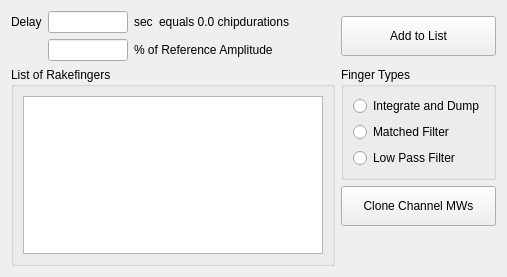
            <widget class="QWidget" name="tab_receiver_filter_rake_receiver">
             <attribute name="title">
              <string>Rake Receiver</string>
             </attribute>
             <layout class="QGridLayout" name="gridLayout_29">
              <item row="1" column="2" colspan="3">
               <widget class="QLabel" name="label_36">
                <property name="text">
                 <string>% of Reference Amplitude</string>
                </property>
               </widget>
              </item>
              <item row="0" column="3">
               <widget class="QLabel" name="label_39">
                <property name="text">
                 <string>equals 0.0 chipdurations</string>
                </property>
               </widget>
              </item>
              <item row="4" column="0" colspan="5">
               <widget class="QGroupBox" name="groupBox_19">
                <property name="enabled">
                 <bool>true</bool>
                </property>
                <property name="title">
                 <string>List of Rakefingers</string>
                </property>
                <layout class="QGridLayout" name="gridLayout_30">
                 <item row="0" column="0">
                  <widget class="QListWidget" name="listWidget_receiver_filter_rake_receiver_rakefingers">
                   <property name="sizePolicy">
                    <sizepolicy hsizetype="Expanding" vsizetype="Ignored">
                     <horstretch>0</horstretch>
                     <verstretch>0</verstretch>
                    </sizepolicy>
                   </property>
                   <property name="minimumSize">
                    <size>
                     <width>0</width>
                     <height>100</height>
                    </size>
                   </property>
                  </widget>
                 </item>
                </layout>
               </widget>
              </item>
              <item row="0" column="1">
               <widget class="QLineEdit" name="lineEdit_receiver_filter_rake_receiver_delay">
                <property name="minimumSize">
                 <size>
                  <width>60</width>
                  <height>0</height>
                 </size>
                </property>
                <property name="maximumSize">
                 <size>
                  <width>80</width>
                  <height>16777215</height>
                 </size>
                </property>
               </widget>
              </item>
              <item row="0" column="0">
               <widget class="QLabel" name="label_34">
                <property name="text">
                 <string>Delay</string>
                </property>
               </widget>
              </item>
              <item row="0" column="2">
               <widget class="QLabel" name="label_35">
                <property name="text">
                 <string>sec</string>
                </property>
               </widget>
              </item>
              <item row="0" column="5" rowspan="2">
               <widget class="QPushButton" name="pushButton_receiver_filter_rake_receiver_addtolist">
                <property name="minimumSize">
                 <size>
                  <width>0</width>
                  <height>40</height>
                 </size>
                </property>
                <property name="text">
                 <string>Add to List</string>
                </property>
               </widget>
              </item>
              <item row="1" column="1">
               <widget class="QLineEdit" name="lineEdit_receiver_filter_rake_receiver_procent">
                <property name="minimumSize">
                 <size>
                  <width>60</width>
                  <height>0</height>
                 </size>
                </property>
                <property name="maximumSize">
                 <size>
                  <width>80</width>
                  <height>16777215</height>
                 </size>
                </property>
               </widget>
              </item>
              <item row="4" column="5">
               <layout class="QVBoxLayout" name="verticalLayout_5">
                <item>
                 <widget class="QGroupBox" name="groupBox_20">
                  <property name="title">
                   <string>Finger Types</string>
                  </property>
                  <layout class="QGridLayout" name="gridLayout_31">
                   <item row="1" column="0">
                    <widget class="QRadioButton" name="radioButton_receiver_filter_rake_receiver_integrateanddump">
                     <property name="text">
                      <string>Integrate and Dump</string>
                     </property>
                    </widget>
                   </item>
                   <item row="2" column="0">
                    <widget class="QRadioButton" name="radioButton_receiver_filter_rake_receiver_matchedfilter">
                     <property name="text">
                      <string>Matched Filter</string>
                     </property>
                    </widget>
                   </item>
                   <item row="3" column="0">
                    <widget class="QRadioButton" name="radioButton_receiver_filter_rake_receiver_lowpassfilter">
                     <property name="text">
                      <string>Low Pass Filter</string>
                     </property>
                    </widget>
                   </item>
                  </layout>
                 </widget>
                </item>
                <item>
                 <widget class="QPushButton" name="pushButton_receiver_filter_rake_receiver_clone">
                  <property name="minimumSize">
                   <size>
                    <width>0</width>
                    <height>40</height>
                   </size>
                  </property>
                  <property name="text">
                   <string>Clone Channel MWs</string>
                  </property>
                 </widget>
                </item>
                <item>
                 <spacer name="verticalSpacer_8">
                  <property name="orientation">
                   <enum>Qt::Vertical</enum>
                  </property>
                  <property name="sizeHint" stdset="0">
                   <size>
                    <width>20</width>
                    <height>40</height>
                   </size>
                  </property>
                 </spacer>
                </item>
               </layout>
              </item>
              <item row="0" column="4">
               <spacer name="horizontalSpacer_8">
                <property name="orientation">
                 <enum>Qt::Horizontal</enum>
                </property>
                <property name="sizeHint" stdset="0">
                 <size>
                  <width>40</width>
                  <height>20</height>
                 </size>
                </property>
               </spacer>
              </item>
             </layout>
            </widget>
